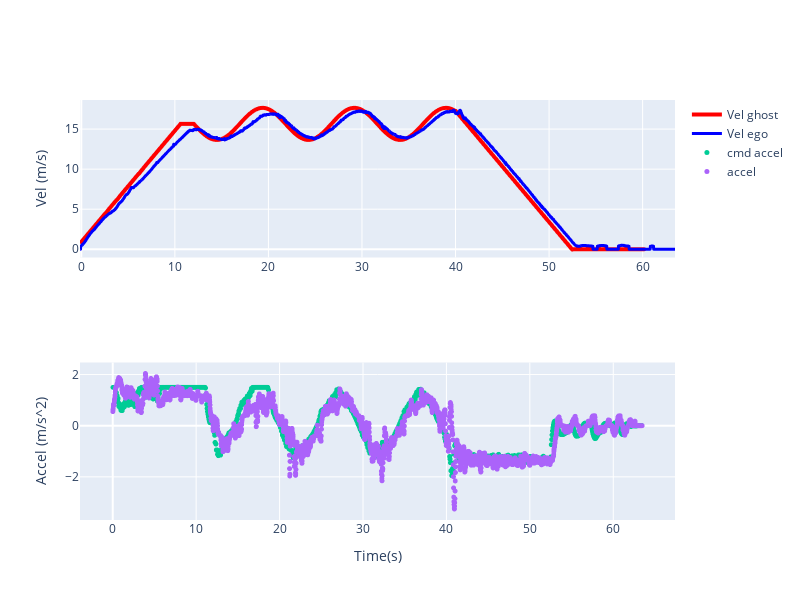

Write notebook code for a chart like this one.
### Code cell
import plotly.graph_objects as go
from plotly.subplots import make_subplots
figr = make_subplots(rows=2, cols=1, subplot_titles=("", ""))

figr.append_trace(go.Scattergl(
    x=df_gvel['Time']-t0,
    y=df_gvel['twist.linear.x'],
     name="Vel ghost",
      line=dict(
        width=4,
          color="red",
     ),
), row=1, col=1)
figr.append_trace(go.Scattergl(
    x=df_vel['Time']-t0,
    y=df_vel['twist.linear.x'],
          line=dict(
        width=3,
          color="blue",
     ),
    name="Vel ego",
), row=1, col=1)


figr.append_trace(go.Scattergl(
    x=df_cacc['Time']-t0, 
#     y=speed_msg2["twist.linear.x"],
    y=df_cacc['data'],
       mode='markers',
          marker=dict(
            size=5,
          ),
    name="cmd accel",
), row=2, col=1)
figr.append_trace(go.Scattergl(
    x=df_acc['Time']-t0, 
#     y=speed_msg2["twist.linear.x"],
    y=df_acc['accel.linear.x'],
       mode='markers',
          marker=dict(
            size=5,
          ),
    name="accel",
), row=2, col=1)

figr.update_xaxes(title_text="Time(s)", row=2, col=1)

figr.update_yaxes(title_text="Vel (m/s)", row=1, col=1)
figr.update_yaxes(title_text="Accel (m/s^2)", row=2, col=1)



figr.update_layout(height=600, width=800, title_text="")
figr.show()

### Figure 1 — Plotly figure (JSON) as saved in the notebook; plotly's stock layout.template omitted (floating-point values rounded to 4 significant figures; data arrays with more than 128 entries replaced by an {"elided": "..."} marker saying what was removed)
{"data": [{"line": {"color": "red", "width": 4}, "name": "Vel ghost", "type": "scattergl", "x": {"elided": "1673 float values"}, "xaxis": "x", "y": {"elided": "1673 float values"}, "yaxis": "y"}, {"line": {"color": "blue", "width": 3}, "name": "Vel ego", "type": "scattergl", "x": {"elided": "3181 float values"}, "xaxis": "x", "y": {"elided": "3181 float values"}, "yaxis": "y"}, {"marker": {"size": 5}, "mode": "markers", "name": "cmd accel", "type": "scattergl", "x": {"elided": "1266 float values"}, "xaxis": "x2", "y": {"elided": "1266 float values"}, "yaxis": "y2"}, {"marker": {"size": 5}, "mode": "markers", "name": "accel", "type": "scattergl", "x": {"elided": "3173 float values"}, "xaxis": "x2", "y": {"elided": "3173 float values"}, "yaxis": "y2"}], "layout": {"height": 600, "title": {"text": ""}, "width": 800, "xaxis": {"anchor": "y", "autorange": true, "domain": [0, 1], "range": [-0.1385, 63.46], "type": "linear"}, "xaxis2": {"anchor": "y2", "autorange": true, "domain": [0, 1], "range": [-3.923, 67.4], "title": {"text": "Time(s)"}, "type": "linear"}, "yaxis": {"anchor": "x", "autorange": true, "domain": [0.625, 1], "range": [-1.031, 18.63], "title": {"text": "Vel (m/s)"}, "type": "linear"}, "yaxis2": {"anchor": "x2", "autorange": true, "domain": [0, 0.375], "range": [-3.687, 2.471], "title": {"text": "Accel (m/s^2)"}, "type": "linear"}}}
